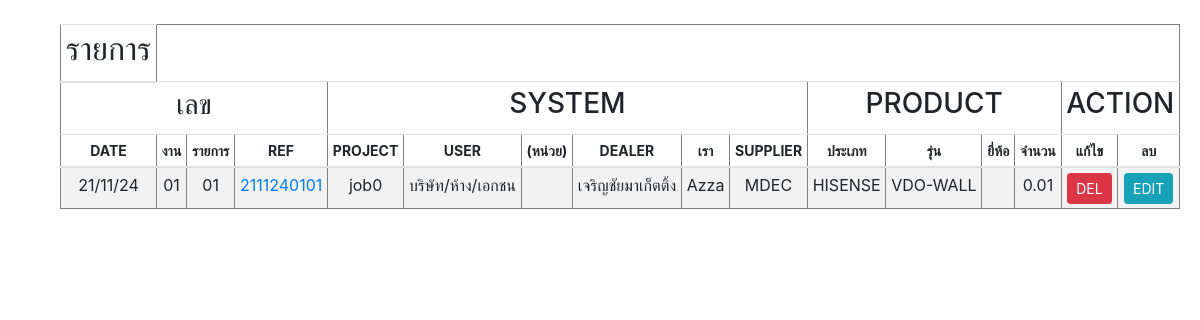
Before: /customer/customer_show.php with the older database file.
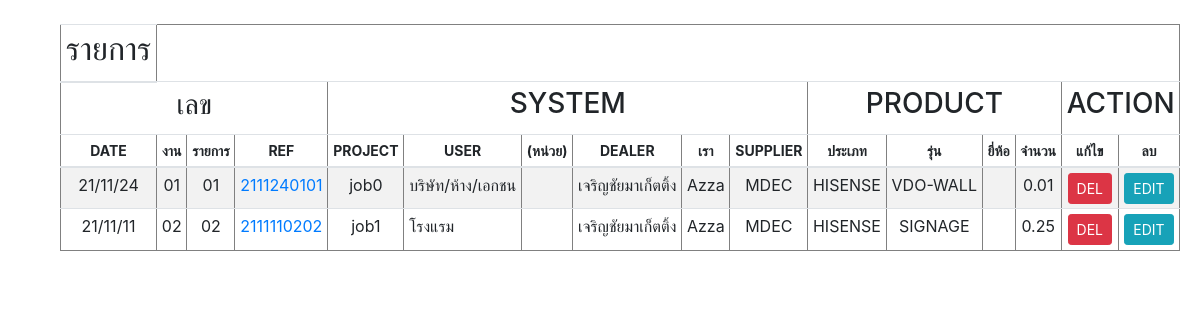
After: the same page with the newer database file.
### tables this page shows
CREATE TABLE `customer` (
  `REF_NO` varchar(255) NOT NULL,
  `CUSTOMER_ID` int(10) NOT NULL,
  `CREATE_DATE` varchar(255) NOT NULL,
  `TIME` varchar(255) NOT NULL,
  `AMOUNT` float NOT NULL,
  `PROJECT` varchar(255) NOT NULL,
  `EQUIPMENT` varchar(255) NOT NULL,
  `USER` varchar(255) NOT NULL,
  `UNIT` varchar(255) DEFAULT NULL,
  `BRANDNAME` varchar(255) NOT NULL,
  `SERIES` varchar(255) NOT NULL,
  `LOGO` varchar(255) DEFAULT NULL,
  `PROVINCE` varchar(255) NOT NULL,
  `DISTRICT` varchar(255) NOT NULL,
  `SUBDISTRICT` varchar(255) NOT NULL,
  `ZIPCODE` varchar(5) NOT NULL,
  `CONTACT` varchar(255) NOT NULL,
  `DEPARTMENT` varchar(255) NOT NULL,
  `NAME` varchar(255) NOT NULL,
  `PHONE` varchar(255) NOT NULL,
  `EMAIL` varchar(255) NOT NULL,
  `DEALER` varchar(255) NOT NULL,
  `WE` varchar(255) NOT NULL DEFAULT 'Azza',
  `SUPPLIER` varchar(255) NOT NULL
);

### customer/customer_show.php (the view, shortened to what this page needs)
<?php
$conn=new Databases;
$conn = $conn->__construct();
$query = "SELECT * FROM customer";
$result = mysqli_query($conn, $query);
$idx=00;
?>
<!DOCTYPE html PUBLIC "-//W3C//DTD XHTML 1.0 Transitional//EN" "http://www.w3.org/TR/xhtml1/DTD/xhtml1-transitional.dtd">
<html xmlns="http://www.w3.org/1999/xhtml">
<head>
<link rel="stylesheet" href="https://cdn.jsdelivr.net/npm/bootstrap@4.6.0/dist/css/bootstrap.min.css">
    <link href="https://unpkg.com/gijgo@1.9.13/css/gijgo.min.css" rel="stylesheet" type="text/css" />
</head>
<body>
<br>
<table border='1' style="width:90%; margin-left:5%" class="table table-striped table-sm">
  <thead align="center" style="font-size:14px;">
   <tr align="center">
        <th><h2>รายการ</h2></th>
    </tr>
    <tr>
        <td colspan="4"><h3>เลข</h3></td>
        <td colspan="6"><h3>SYSTEM</h3></td>
        <td colspan="4"><h3>PRODUCT</h3></td>
        <td colspan="2"><h3>ACTION</h3></td>
    </tr>
    <tr>
        <th>DATE</th>
        <th>งาน</th>
        <th>รายการ</th>
        <th>REF</th>
        	<th>PROJECT</th>
        	<th>USER</th>
            <th>(หน่วย)</th>
        	<th>DEALER</th>
        	<th>เรา</th>
     		<th>SUPPLIER</th>
        <th>ประเภท</th>
        <th>รุ่น</th>
        <th>ยี่ห้อ</th>
        <th>จำนวน</th>
     		<th>แก้ไข</th>
            <th>ลบ</th>
     </tr>
  </thead>
  <tbody>
      <?php
		while($row = mysqli_fetch_array($result))
		{$idx=$idx+1;
		?>
		<tr id=<?php echo $row["CUSTOMER_ID"];?>>
        <td width="2%" align="center"><nobr><?php echo $row['CREATE_DATE'];?></nobr></td>
    	<td width="2%" align="center"><nobr><?php echo sprintf("%02d",$row['CUSTOMER_ID']); ?></a></nobr></td>
    	<td width="3%" align="center"><nobr><?php echo sprintf("%02d",$row['CUSTOMER_ID']); ?></nobr></td>
    	<td width="3%" align="center"><nobr><a href="customer_show_user.php?ID=<?=$row['CUSTOMER_ID'];?>"><?php echo $row['REF_NO'].sprintf("%02d",$row['CUSTOMER_ID']).sprintf("%02d",$row['CUSTOMER_ID']);?></a></nobr></td>
    	<td width="5%" align="center"><nobr><?php echo $row['PROJECT']; ?></nobr></td>
    	<td width="5%" align="left"><nobr><?php echo $row['USER']; ?></nobr></td>
        <td width="5%" align="left"><nobr><?php echo $row['UNIT']; ?></nobr></td>
        <td width="5%" align="left"><nobr><?php echo $row['DEALER']; ?></nobr></td>
        <td width="4%" align="left"><nobr><?php echo $row['WE'] ;?></nobr></td>
        <td width="6%" align="center"><nobr><?php echo $row['SUPPLIER'] ;?></nobr></td>
        <td width="7%" align="center"><nobr><?php echo $row['BRANDNAME'];?></nobr></td>
        <td width="7%" align="center"><nobr><?php echo $row['SERIES'];?></nobr></td>
        <td width="7%" align="center"><nobr><?php echo $row['LOGO'];?></nobr></td>
        <td width="5%" align="center"><nobr><?php echo $row["AMOUNT"]; ?></nobr></td>
        <td width="4%" align="center"><button class="btn btn-danger btn-sm" id="dels" name="dels" onclick="dels(<?php echo $row["CUSTOMER_ID"];?>)" >DEL</button></td>
        <td width="4%" align="center" ><button class="btn btn-info btn-sm" id="edits" name="edits" onclick="edits(<?php echo $row["CUSTOMER_ID"];?>)" >EDIT</button></td>
		</tr>
        <?php
		}
?>
   </tbody>
</table>
</body>
</body>
</html>

Changed rows visible on the page:
added customer: CREATE_DATE "21/11/11", CUSTOMER_ID "02", REF_NO "211111", PROJECT "job1", USER "โรงแรม", DEALER "เจริญชัยมาเก็ตติ้ง", WE "Azza", SUPPLIER "MDEC", BRANDNAME "HISENSE", SERIES "SIGNAGE", AMOUNT "0.25"
